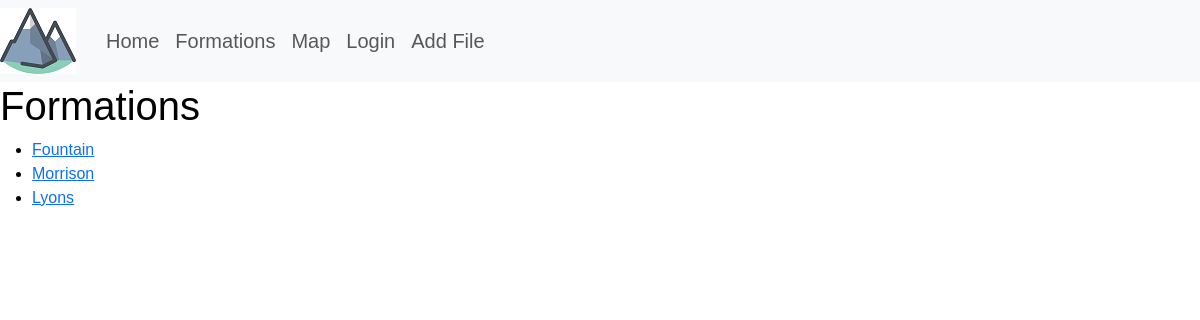
The page /students/ on the database its author committed.
### portfolio_app/models.py (models this page shows, shortened)
class Student(models.Model):
    MAJOR =(
        ('F', 'Fountain'),
        ('M', 'Morrison'),
        ('L', 'Lyons')
    )#end of major
    name = models.CharField(max_length=200)
    """email = models.CharField("UCCS Email", max_length=200)"""
    major = models.CharField(max_length=200, choices=MAJOR)#, blank = True)
    portfolio = models.OneToOneField(Portfolio, on_delete=models.CASCADE, null = True, default = None, blank = True)
    def get_absolute_url(self):
        return reverse('student-detail', args=[str(self.id)])

### portfolio_app/views.py (the view)
# urls.py: path('students/', views.StudentListView.as_view(), name= 'students'),
class StudentListView(generic.ListView):
    model = Student

### portfolio_app/templates/portfolio_app/student_list.html
{% extends 'portfolio_app/base_template.html' %}
{% block content %}
<h1>Formations</h1>
{% if student_list %}
<ul>
{% for student in student_list %}
<li>
<a href="{{ student.get_absolute_url }}">{{ student.name }}</a>
</li>
{% endfor %}
</ul>
{% else %}
<p>There are no formations.</p>
{% endif %}
{% endblock %}

### portfolio_app/templates/portfolio_app/base_template.html (style rules this page uses)
h1 { color: black; }
ul { color: black; }
body { font-family: Arial, Helvetica, sans-serif; }

### rows shown on the page
Student: name "Fountain"
Student: name "Morrison"
Student: name "Lyons"
